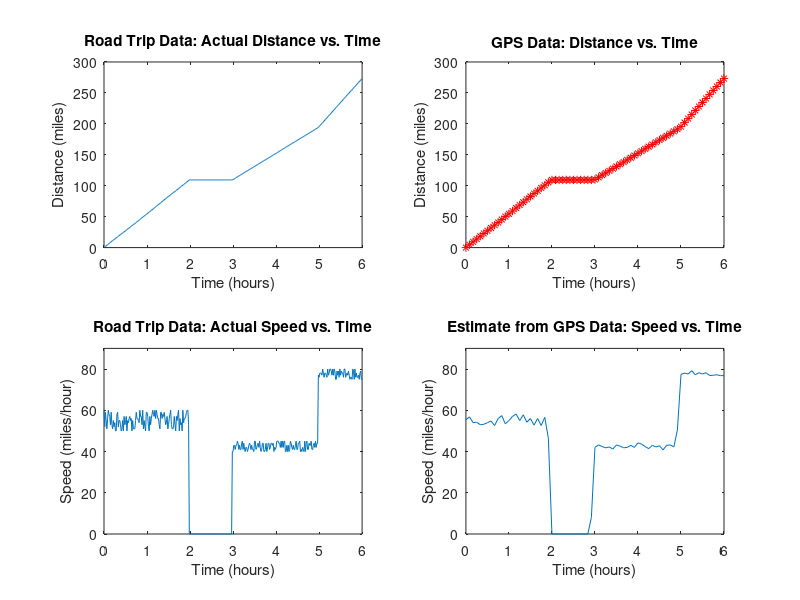

MATLAB code for this plot:
%**************************************************************************
% Clear out memory and close figures
%**************************************************************************
close all;
clear;
figure('WindowStyle','docked');
%**************************************************************************
% generate original data
%**************************************************************************
% create time segments at 1 minute increments
t1 = 0:1/60:2;                  % hours 0-2
t2 = 2+(1/60):1/60:3;           % hours 2-3
t3 = 3+(1/60):1/60:5;           % hours 3-5
t4 = 5+(1/60):1/60:6;           % hours 5-6
t = [t1 t2 t3 t4];              % full time vector
% create position vectors
for k = 1:length(t)
    if k == 1
        x(k) = 0;                                       % start at 0
    elseif k <= 120
        x(k) = (55+randi([-5 5],1))*(1/60) + x(k-1);    % travel at 55 mph
    elseif k <= 180
        x(k) = 0 + x(k-1);                              % stop for lunch
    elseif k <= 300
        x(k) = (45+randi([-5 0],1))*(1/60) + x(k-1);    % travel at 45 mph
    else
        x(k) = (75+randi([0 5],1))*(1/60) + x(k-1);     % travel at 75 mph
    end 
end
% plot original data
subplot(2,2,1); plot(t,x);
xlabel('Time (hours)');
ylabel('Distance (miles)');
title('Road Trip Data: Actual Distance vs. Time');
axis([0 6 0 300]);

%**************************************************************************
% generate GPS data
%**************************************************************************
% get setting for GPS
step = input('How many minutes between GPS measurements? ');
% pull out data from time and x vectors
t_GPS = t(1:step:length(t));
x_GPS = x(1:step:length(x));
% plot GPS data
subplot(2,2,2); plot(t_GPS,x_GPS,'r*');
xlabel('Time (hours)');
ylabel('Distance (miles)');
title('GPS Data: Distance vs. Time');
axis([0 6 0 300]);

%**************************************************************************
% Speed Calculations using 2-pt. derivative
%**************************************************************************
% derivative of original data
for k = 1:length(t)-1
    speed(k) = (x(k+1)-x(k))/(1/60);
end
speed(length(t)) = speed(length(t)-1);
% derivative of GPS data
for k = 1:length(t_GPS) - 1
    speed_GPS(k) = (x_GPS(k+1)-x_GPS(k))/((1/60)*step);
end
speed_GPS(length(t_GPS)) = speed_GPS(length(t_GPS)-1);
% plot speed based on original data
subplot(2,2,3); plot(t,speed);
xlabel('Time (hours)');
ylabel('Speed (miles/hour)');
title('Road Trip Data: Actual Speed vs. Time');
axis([0 6 0 90]);
% plot speed based on GPS data
subplot(2,2,4); plot(t_GPS,speed_GPS);
xlabel('Time (hours)');
ylabel('Speed (miles/hour)');
title('Estimate from GPS Data: Speed vs. Time');
axis([0 6 0 90]);